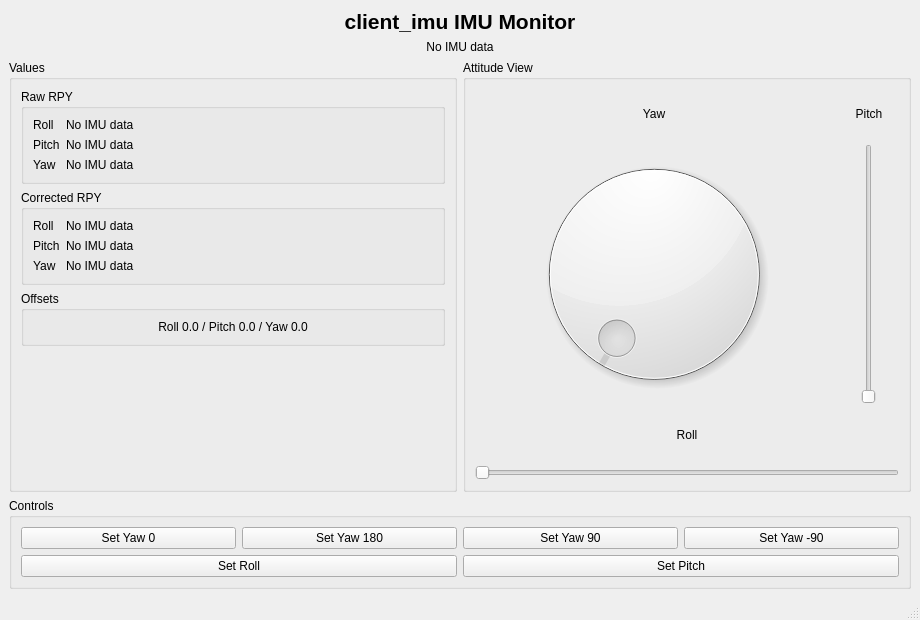
<?xml version="1.0" encoding="UTF-8"?>
<ui version="4.0">
 <class>MainWindow</class>
 <widget class="QMainWindow" name="MainWindow">
  <property name="geometry">
   <rect>
    <x>0</x>
    <y>0</y>
    <width>920</width>
    <height>620</height>
   </rect>
  </property>
  <property name="windowTitle">
   <string>client_imu</string>
  </property>
  <widget class="QWidget" name="centralwidget">
   <layout class="QVBoxLayout" name="verticalLayout">
    <item>
     <widget class="QLabel" name="titleLabel">
      <property name="font">
       <font>
        <pointsize>16</pointsize>
        <weight>75</weight>
        <bold>true</bold>
       </font>
      </property>
      <property name="text">
       <string>client_imu IMU Monitor</string>
      </property>
      <property name="alignment">
       <set>Qt::AlignCenter</set>
      </property>
     </widget>
    </item>
    <item>
     <widget class="QLabel" name="statusLabel">
      <property name="text">
       <string>No IMU data</string>
      </property>
      <property name="alignment">
       <set>Qt::AlignCenter</set>
      </property>
     </widget>
    </item>
    <item>
     <layout class="QHBoxLayout" name="topLayout">
      <item stretch="2">
       <widget class="QGroupBox" name="valuesGroupBox">
        <property name="title">
         <string>Values</string>
        </property>
        <layout class="QVBoxLayout" name="valuesLayout">
         <item>
          <widget class="QGroupBox" name="rawGroupBox">
           <property name="title">
            <string>Raw RPY</string>
           </property>
           <layout class="QFormLayout" name="rawFormLayout">
            <item row="0" column="0">
             <widget class="QLabel" name="rawRollLabel">
              <property name="text">
               <string>Roll</string>
              </property>
             </widget>
            </item>
            <item row="0" column="1">
             <widget class="QLabel" name="rawRollValueLabel">
              <property name="text">
               <string>No IMU data</string>
              </property>
             </widget>
            </item>
            <item row="1" column="0">
             <widget class="QLabel" name="rawPitchLabel">
              <property name="text">
               <string>Pitch</string>
              </property>
             </widget>
            </item>
            <item row="1" column="1">
             <widget class="QLabel" name="rawPitchValueLabel">
              <property name="text">
               <string>No IMU data</string>
              </property>
             </widget>
            </item>
            <item row="2" column="0">
             <widget class="QLabel" name="rawYawLabel">
              <property name="text">
               <string>Yaw</string>
              </property>
             </widget>
            </item>
            <item row="2" column="1">
             <widget class="QLabel" name="rawYawValueLabel">
              <property name="text">
               <string>No IMU data</string>
              </property>
             </widget>
            </item>
           </layout>
          </widget>
         </item>
         <item>
          <widget class="QGroupBox" name="correctedGroupBox">
           <property name="title">
            <string>Corrected RPY</string>
           </property>
           <layout class="QFormLayout" name="correctedFormLayout">
            <item row="0" column="0">
             <widget class="QLabel" name="correctedRollLabel">
              <property name="text">
               <string>Roll</string>
              </property>
             </widget>
            </item>
            <item row="0" column="1">
             <widget class="QLabel" name="correctedRollValueLabel">
              <property name="text">
               <string>No IMU data</string>
              </property>
             </widget>
            </item>
            <item row="1" column="0">
             <widget class="QLabel" name="correctedPitchLabel">
              <property name="text">
               <string>Pitch</string>
              </property>
             </widget>
            </item>
            <item row="1" column="1">
             <widget class="QLabel" name="correctedPitchValueLabel">
              <property name="text">
               <string>No IMU data</string>
              </property>
             </widget>
            </item>
            <item row="2" column="0">
             <widget class="QLabel" name="correctedYawLabel">
              <property name="text">
               <string>Yaw</string>
              </property>
             </widget>
            </item>
            <item row="2" column="1">
             <widget class="QLabel" name="correctedYawValueLabel">
              <property name="text">
               <string>No IMU data</string>
              </property>
             </widget>
            </item>
           </layout>
          </widget>
         </item>
         <item>
          <widget class="QGroupBox" name="offsetGroupBox">
           <property name="title">
            <string>Offsets</string>
           </property>
           <layout class="QVBoxLayout" name="offsetLayout">
            <item>
             <widget class="QLabel" name="offsetValueLabel">
              <property name="text">
               <string>Roll 0.0 / Pitch 0.0 / Yaw 0.0</string>
              </property>
              <property name="alignment">
               <set>Qt::AlignCenter</set>
              </property>
             </widget>
            </item>
           </layout>
          </widget>
         </item>
         <item>
          <spacer name="verticalSpacer">
           <property name="orientation">
            <enum>Qt::Vertical</enum>
           </property>
           <property name="sizeHint" stdset="0">
            <size>
             <width>20</width>
             <height>40</height>
            </size>
           </property>
          </spacer>
         </item>
        </layout>
       </widget>
      </item>
      <item stretch="3">
       <widget class="QGroupBox" name="visualGroupBox">
        <property name="title">
         <string>Attitude View</string>
        </property>
        <layout class="QGridLayout" name="visualLayout">
         <item row="0" column="0">
          <widget class="QLabel" name="yawDialTitleLabel">
           <property name="text">
            <string>Yaw</string>
           </property>
           <property name="alignment">
            <set>Qt::AlignCenter</set>
           </property>
          </widget>
         </item>
         <item row="0" column="1">
          <widget class="QLabel" name="pitchSliderTitleLabel">
           <property name="text">
            <string>Pitch</string>
           </property>
           <property name="alignment">
            <set>Qt::AlignCenter</set>
           </property>
          </widget>
         </item>
         <item row="1" column="0" rowspan="2">
          <widget class="QDial" name="yawDial">
           <property name="minimumSize">
            <size>
             <width>260</width>
             <height>260</height>
            </size>
           </property>
          </widget>
         </item>
         <item row="1" column="1" rowspan="2">
          <widget class="QSlider" name="pitchSlider">
           <property name="minimumSize">
            <size>
             <width>60</width>
             <height>260</height>
            </size>
           </property>
           <property name="orientation">
            <enum>Qt::Vertical</enum>
           </property>
          </widget>
         </item>
         <item row="3" column="0" colspan="2">
          <widget class="QLabel" name="rollSliderTitleLabel">
           <property name="text">
            <string>Roll</string>
           </property>
           <property name="alignment">
            <set>Qt::AlignCenter</set>
           </property>
          </widget>
         </item>
         <item row="4" column="0" colspan="2">
          <widget class="QSlider" name="rollSlider">
           <property name="orientation">
            <enum>Qt::Horizontal</enum>
           </property>
          </widget>
         </item>
        </layout>
       </widget>
      </item>
     </layout>
    </item>
    <item>
     <widget class="QGroupBox" name="buttonGroupBox">
      <property name="title">
       <string>Controls</string>
      </property>
      <layout class="QGridLayout" name="buttonLayout">
       <item row="0" column="0">
        <widget class="QPushButton" name="setYaw0Button">
         <property name="text">
          <string>Set Yaw 0</string>
         </property>
        </widget>
       </item>
       <item row="0" column="1">
        <widget class="QPushButton" name="setYaw180Button">
         <property name="text">
          <string>Set Yaw 180</string>
         </property>
        </widget>
       </item>
       <item row="0" column="2">
        <widget class="QPushButton" name="setYaw90Button">
         <property name="text">
          <string>Set Yaw 90</string>
         </property>
        </widget>
       </item>
       <item row="0" column="3">
        <widget class="QPushButton" name="setYawNeg90Button">
         <property name="text">
          <string>Set Yaw -90</string>
         </property>
        </widget>
       </item>
       <item row="1" column="0" colspan="2">
        <widget class="QPushButton" name="setRollButton">
         <property name="text">
          <string>Set Roll</string>
         </property>
        </widget>
       </item>
       <item row="1" column="2" colspan="2">
        <widget class="QPushButton" name="setPitchButton">
         <property name="text">
          <string>Set Pitch</string>
         </property>
        </widget>
       </item>
      </layout>
     </widget>
    </item>
   </layout>
  </widget>
  <widget class="QMenuBar" name="menubar">
   <property name="geometry">
    <rect>
     <x>0</x>
     <y>0</y>
     <width>920</width>
     <height>22</height>
    </rect>
   </property>
  </widget>
  <widget class="QStatusBar" name="statusbar"/>
 </widget>
 <resources/>
 <connections/>
</ui>
